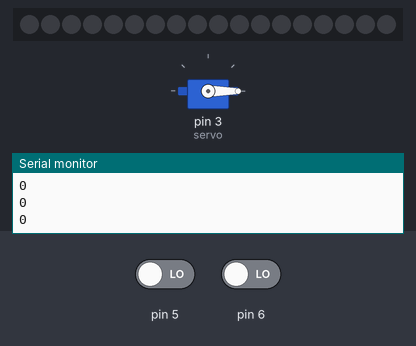
The sketch below on a simulated Arduino Uno, built with avr-gcc and run on an emulated ATmega328P. On the bench: servo, 18 RGB LEDs in strip order, left to right, the last lines printed to the serial monitor. Inputs (shaded band) come from the test bench; at power-on: pin 6 LOW, pin 5 LOW.

Above: at 3.8 s.
3.9 s: pin 6 driven HIGH
At 7.6 s:
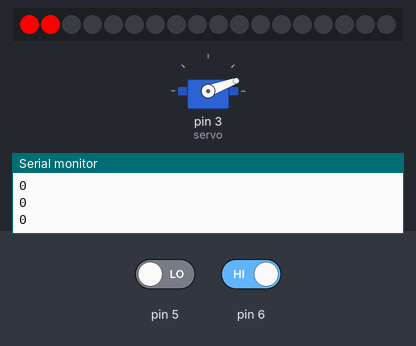
8.1 s: pin 5 driven HIGH
12.3 s: pin 5 driven LOW
At 17.3 s:
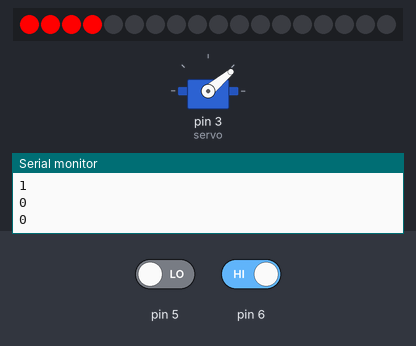
18.0 s: pin 6 driven HIGH
At 21.4 s:
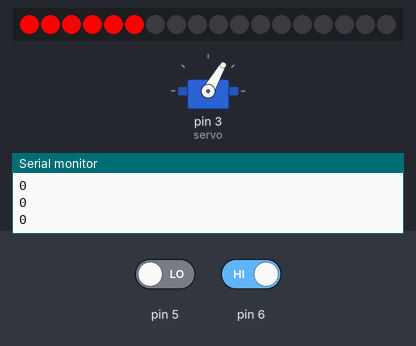
Timing chart, 0 to 37.1 s (numbered marks = the images above; inputs shaded):
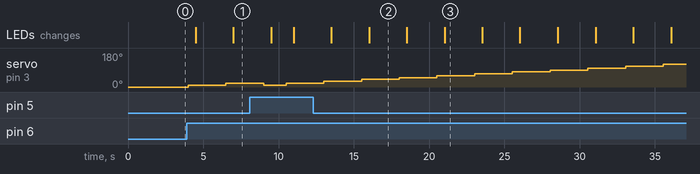

The sketch:

ServoMotor+LEDStrips.ino
```cpp
#include <Servo.h>
#include <Adafruit_NeoPixel.h>
#ifdef __AVR__
 #include <avr/power.h>
#endif
#define PIN 4
#define NUMPIXELS 18


int i = 0;
int taster1=0; // levo
int taster2=0; // desno
int j = 0;
int start=0;
int k=0;
int br=0;

Adafruit_NeoPixel pixels(NUMPIXELS, PIN, NEO_GRB + NEO_KHZ800);
Servo servo;

void setup()
{
  servo.attach(3);
  pixels.begin();
  Serial.begin(9600);
  pinMode(6,INPUT);
  pinMode(5,INPUT);


  servo.write(0);

}

void loop()
{
  delay(1000);
  taster1=digitalRead(5);
  taster2=digitalRead(6);
  if(taster1==1)
  {
    i++;
    servo.write(start-(i*10)+(j*10));
    pixels.clear();
    delay(500);
    for(int z=0;z<br-i+j;z++)
    {
    pixels.setPixelColor(z,pixels.Color(255,0,0));
    pixels.show();
    }
    k=br-i+j;
    delay(1000);
  }
  if(taster2==1)
  {
    j++;
    servo.write(start-(i*10)+(j*10));
    pixels.clear();
    delay(500);
    for(int z=0;z<br-i+j;z++)
    {
    pixels.setPixelColor(z,pixels.Color(255,0,0));
    pixels.show();
    }
    k=br-i+j;
  	delay(1000);
  }
  Serial.println(taster1);

  /* pixels.clear();
  for(int i=0; i<NUMPIXELS; i++)
  {
    pixels.setPixelColor(i, pixels.Color(255, 0, 0));
    pixels.show();

  }
  for (i = 90; i <= 180; i += 1) {
    servo.write(i);
    delay(50);
  }
  for (k = -90; k >=0; k += 1) {
    servo.write(k);
    delay(50); // Wait for 50 millisecond(s)
  }*/
}
```

Measured:
- after the input at 3.9 s, servo on pin 3 (servo): 0° → 10° after 0.10 s, → 20° 2.5 s later; the LEDs: first change after 0.60 s (image 1 shows a later state)
- after the input at 12.3 s, the LEDs: first change after 1.2 s (image 2 shows a later state)
